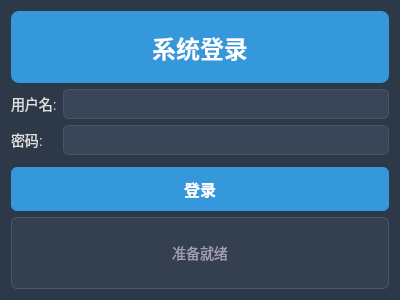
<?xml version="1.0" encoding="UTF-8"?>
<ui version="4.0">
 <class>Login</class>
 <widget class="QWidget" name="Login">
  <property name="geometry">
   <rect>
    <x>0</x>
    <y>0</y>
    <width>400</width>
    <height>300</height>
   </rect>
  </property>
  <property name="minimumSize">
   <size>
    <width>400</width>
    <height>300</height>
   </size>
  </property>
  <property name="windowTitle">
   <string>用户登录</string>
  </property>
  <property name="styleSheet">
   <string notr="true">QWidget {
                background-color: #2d3848;
                font-family: 'Segoe UI', Arial, sans-serif;
                color: #e0e0e0;
                }

                QLineEdit {
                background-color: #3a4658;
                border: 1px solid #4a5668;
                border-radius: 6px;
                padding: 5px;
                font-size: 14px;
                color: #e0e0e0;
                selection-background-color: #3498db;
                }

                QLineEdit:focus {
                border: 1px solid #3498db;
                }</string>
  </property>
  <layout class="QVBoxLayout" name="verticalLayout">
   <item>
    <widget class="QLabel" name="labelTitle">
     <property name="font">
      <font>
       <family>Segoe UI</family>
       <pointsize>-1</pointsize>
       <bold>true</bold>
      </font>
     </property>
     <property name="styleSheet">
      <string notr="true">QLabel {
                            font-size: 24px;
                            font-weight: bold;
                            color: #ffffff;
                            padding: 15px;
                            background-color: #3498db;
                            border-radius: 8px;
                            }</string>
     </property>
     <property name="text">
      <string>系统登录</string>
     </property>
     <property name="alignment">
      <set>Qt::AlignmentFlag::AlignCenter</set>
     </property>
    </widget>
   </item>
   <item>
    <layout class="QFormLayout" name="formLayout">
     <item row="0" column="0">
      <widget class="QLabel" name="labelUsername">
       <property name="styleSheet">
        <string notr="true">QLabel {
                                    color: #e0e0e0;
                                    font-size: 14px;
                                    }</string>
       </property>
       <property name="text">
        <string>用户名:</string>
       </property>
      </widget>
     </item>
     <item row="0" column="1">
      <widget class="QLineEdit" name="lineEditUsername"/>
     </item>
     <item row="1" column="0">
      <widget class="QLabel" name="labelPassword">
       <property name="styleSheet">
        <string notr="true">QLabel {
                                    color: #e0e0e0;
                                    font-size: 14px;
                                    }</string>
       </property>
       <property name="text">
        <string>密码:</string>
       </property>
      </widget>
     </item>
     <item row="1" column="1">
      <widget class="QLineEdit" name="lineEditPassword">
       <property name="echoMode">
        <enum>QLineEdit::EchoMode::Password</enum>
       </property>
      </widget>
     </item>
    </layout>
   </item>
   <item>
    <widget class="QPushButton" name="pushButtonLogin">
     <property name="font">
      <font>
       <family>Segoe UI</family>
       <pointsize>-1</pointsize>
       <bold>true</bold>
      </font>
     </property>
     <property name="cursor">
      <cursorShape>PointingHandCursor</cursorShape>
     </property>
     <property name="styleSheet">
      <string notr="true">QPushButton {
                            background-color: #3498db;
                            color: white;
                            border: none;
                            border-radius: 6px;
                            font-size: 16px;
                            font-weight: bold;
                            padding: 10px;
                            }

                            QPushButton:hover {
                            background-color: #2980b9;
                            }

                            QPushButton:pressed {
                            background-color: #21618c;
                            }</string>
     </property>
     <property name="text">
      <string>登录</string>
     </property>
    </widget>
   </item>
   <item>
    <widget class="QLabel" name="labelStatus">
     <property name="styleSheet">
      <string notr="true">QLabel {
                            font-size: 14px;
                            color: #a0a0b0;
                            padding: 5px;
                            border: 1px solid #4a5668;
                            border-radius: 6px;
                            background-color: rgba(58, 70, 88, 0.5);
                            }</string>
     </property>
     <property name="frameShape">
      <enum>QFrame::Shape::Box</enum>
     </property>
     <property name="text">
      <string>准备就绪</string>
     </property>
     <property name="alignment">
      <set>Qt::AlignmentFlag::AlignCenter</set>
     </property>
    </widget>
   </item>
  </layout>
 </widget>
 <resources/>
 <connections/>
</ui>
